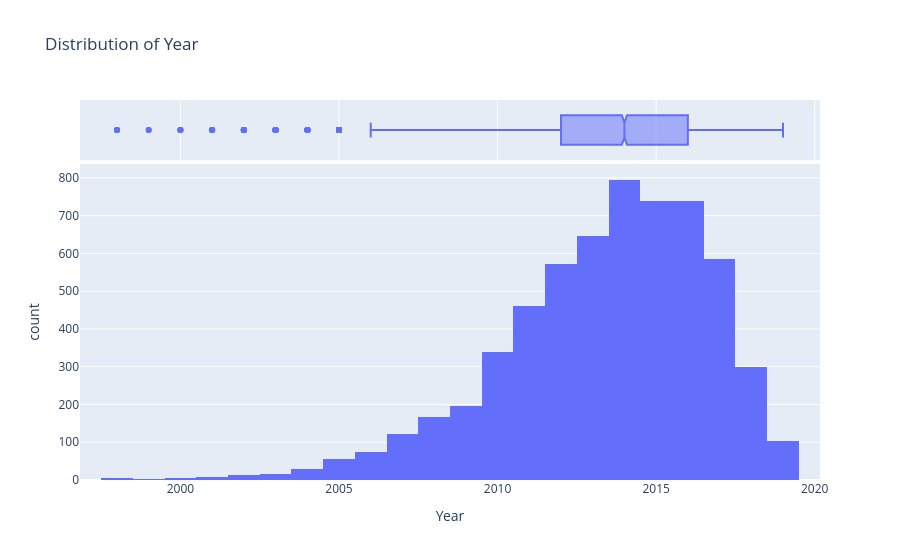
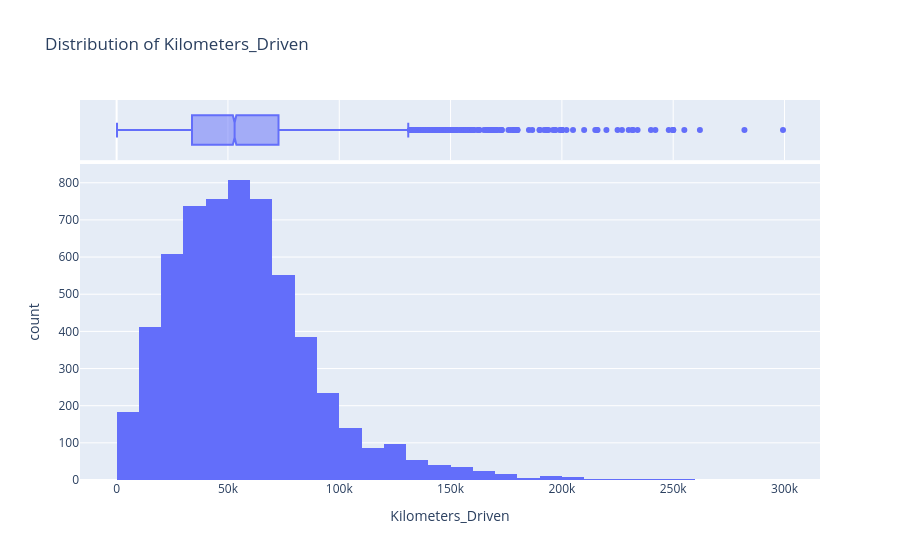
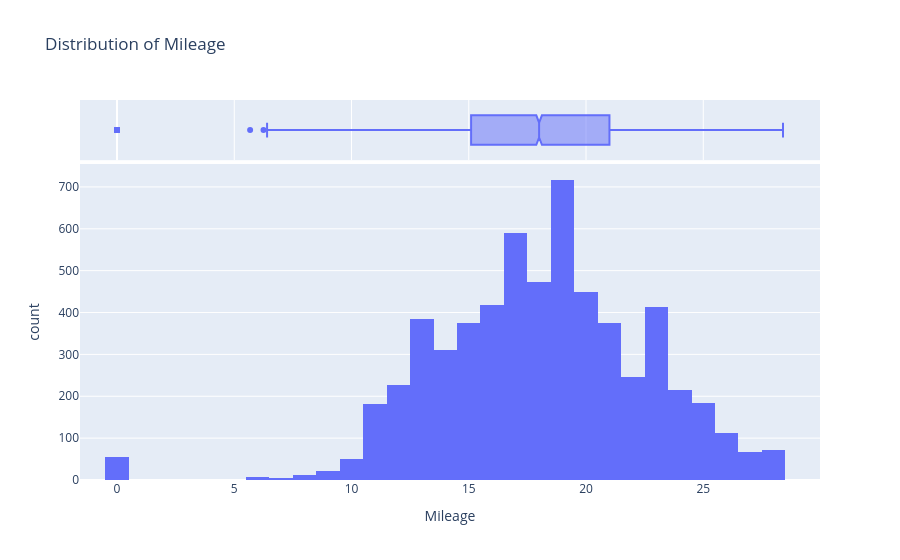
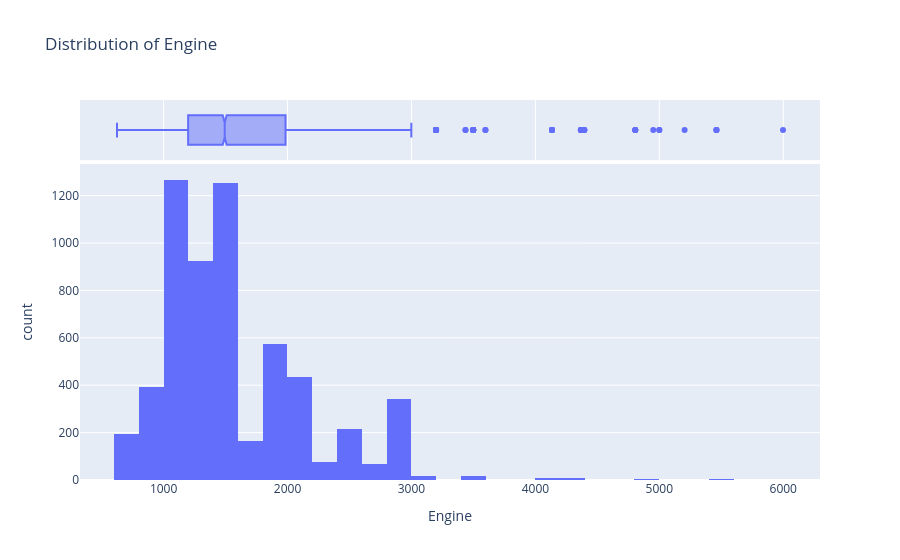

Notebook source saved alongside these figures, in order:
### Code cell
import plotly.express as px

numeric_cols = df_c.select_dtypes(include=[np.number]).columns.tolist()

for col in numeric_cols:
    fig = px.histogram(df_c, x=col, marginal='box', title=f'Distribution of {col}', nbins=30)
    fig.show()

### Figure 1 — Plotly figure (JSON) as saved in the notebook; plotly's stock layout.template omitted (floating-point values rounded to 4 significant figures; data arrays with more than 128 entries replaced by an {"elided": "..."} marker saying what was removed)
{"data": [{"bingroup": "x", "hovertemplate": "Year=%{x}<br>count=%{y}<extra></extra>", "legendgroup": "", "marker": {"color": "#636efa", "pattern": {"shape": ""}}, "name": "", "nbinsx": 30, "orientation": "v", "showlegend": false, "type": "histogram", "x": {"elided": "5966 int values"}, "xaxis": "x", "yaxis": "y"}, {"hovertemplate": "Year=%{x}<extra></extra>", "legendgroup": "", "marker": {"color": "#636efa"}, "name": "", "notched": true, "showlegend": false, "type": "box", "x": {"elided": "5966 int values"}, "xaxis": "x2", "yaxis": "y2"}], "layout": {"barmode": "relative", "legend": {"tracegroupgap": 0}, "title": {"text": "Distribution of Year"}, "xaxis": {"anchor": "y", "domain": [0, 1], "title": {"text": "Year"}}, "xaxis2": {"anchor": "y2", "domain": [0, 1], "matches": "x", "showgrid": true, "showticklabels": false}, "yaxis": {"anchor": "x", "domain": [0, 0.8316], "title": {"text": "count"}}, "yaxis2": {"anchor": "x2", "domain": [0.8416, 1], "matches": "y2", "showgrid": false, "showline": false, "showticklabels": false, "ticks": ""}}}

### Figure 2 — Plotly figure (JSON) as saved in the notebook; plotly's stock layout.template omitted (floating-point values rounded to 4 significant figures; data arrays with more than 128 entries replaced by an {"elided": "..."} marker saying what was removed)
{"data": [{"bingroup": "x", "hovertemplate": "Kilometers_Driven=%{x}<br>count=%{y}<extra></extra>", "legendgroup": "", "marker": {"color": "#636efa", "pattern": {"shape": ""}}, "name": "", "nbinsx": 30, "orientation": "v", "showlegend": false, "type": "histogram", "x": {"elided": "5966 int values"}, "xaxis": "x", "yaxis": "y"}, {"hovertemplate": "Kilometers_Driven=%{x}<extra></extra>", "legendgroup": "", "marker": {"color": "#636efa"}, "name": "", "notched": true, "showlegend": false, "type": "box", "x": {"elided": "5966 int values"}, "xaxis": "x2", "yaxis": "y2"}], "layout": {"barmode": "relative", "legend": {"tracegroupgap": 0}, "title": {"text": "Distribution of Kilometers_Driven"}, "xaxis": {"anchor": "y", "domain": [0, 1], "title": {"text": "Kilometers_Driven"}}, "xaxis2": {"anchor": "y2", "domain": [0, 1], "matches": "x", "showgrid": true, "showticklabels": false}, "yaxis": {"anchor": "x", "domain": [0, 0.8316], "title": {"text": "count"}}, "yaxis2": {"anchor": "x2", "domain": [0.8416, 1], "matches": "y2", "showgrid": false, "showline": false, "showticklabels": false, "ticks": ""}}}

### Figure 3 — Plotly figure (JSON) as saved in the notebook; plotly's stock layout.template omitted (floating-point values rounded to 4 significant figures; data arrays with more than 128 entries replaced by an {"elided": "..."} marker saying what was removed)
{"data": [{"bingroup": "x", "hovertemplate": "Mileage=%{x}<br>count=%{y}<extra></extra>", "legendgroup": "", "marker": {"color": "#636efa", "pattern": {"shape": ""}}, "name": "", "nbinsx": 30, "orientation": "v", "showlegend": false, "type": "histogram", "x": {"elided": "5966 float values"}, "xaxis": "x", "yaxis": "y"}, {"hovertemplate": "Mileage=%{x}<extra></extra>", "legendgroup": "", "marker": {"color": "#636efa"}, "name": "", "notched": true, "showlegend": false, "type": "box", "x": {"elided": "5966 float values"}, "xaxis": "x2", "yaxis": "y2"}], "layout": {"barmode": "relative", "legend": {"tracegroupgap": 0}, "title": {"text": "Distribution of Mileage"}, "xaxis": {"anchor": "y", "domain": [0, 1], "title": {"text": "Mileage"}}, "xaxis2": {"anchor": "y2", "domain": [0, 1], "matches": "x", "showgrid": true, "showticklabels": false}, "yaxis": {"anchor": "x", "domain": [0, 0.8316], "title": {"text": "count"}}, "yaxis2": {"anchor": "x2", "domain": [0.8416, 1], "matches": "y2", "showgrid": false, "showline": false, "showticklabels": false, "ticks": ""}}}

### Figure 4 — Plotly figure (JSON) as saved in the notebook; plotly's stock layout.template omitted (floating-point values rounded to 4 significant figures; data arrays with more than 128 entries replaced by an {"elided": "..."} marker saying what was removed)
{"data": [{"bingroup": "x", "hovertemplate": "Engine=%{x}<br>count=%{y}<extra></extra>", "legendgroup": "", "marker": {"color": "#636efa", "pattern": {"shape": ""}}, "name": "", "nbinsx": 30, "orientation": "v", "showlegend": false, "type": "histogram", "x": {"elided": "5966 float values"}, "xaxis": "x", "yaxis": "y"}, {"hovertemplate": "Engine=%{x}<extra></extra>", "legendgroup": "", "marker": {"color": "#636efa"}, "name": "", "notched": true, "showlegend": false, "type": "box", "x": {"elided": "5966 float values"}, "xaxis": "x2", "yaxis": "y2"}], "layout": {"barmode": "relative", "legend": {"tracegroupgap": 0}, "title": {"text": "Distribution of Engine"}, "xaxis": {"anchor": "y", "domain": [0, 1], "title": {"text": "Engine"}}, "xaxis2": {"anchor": "y2", "domain": [0, 1], "matches": "x", "showgrid": true, "showticklabels": false}, "yaxis": {"anchor": "x", "domain": [0, 0.8316], "title": {"text": "count"}}, "yaxis2": {"anchor": "x2", "domain": [0.8416, 1], "matches": "y2", "showgrid": false, "showline": false, "showticklabels": false, "ticks": ""}}}
